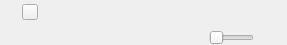
<?xml version="1.0" encoding="UTF-8"?>
<ui version="4.0">
 <class>ChipItem</class>
 <widget class="QWidget" name="ChipItem">
  <property name="geometry">
   <rect>
    <x>0</x>
    <y>0</y>
    <width>284</width>
    <height>45</height>
   </rect>
  </property>
  <property name="minimumSize">
   <size>
    <width>0</width>
    <height>0</height>
   </size>
  </property>
  <property name="maximumSize">
   <size>
    <width>16777215</width>
    <height>16777215</height>
   </size>
  </property>
  <property name="windowTitle">
   <string>ChipItem</string>
  </property>
  <property name="styleSheet">
   <string notr="true">
QPushButton#butMiddle{
	border:none;
	border-image:url(:/Resources/ItemToolbar/butMiddle.png);
}
QPushButton#butMiddle:hover{
	border-image:url(:/Resources/ItemToolbar/butMiddle_H.png);
}
QPushButton#butMiddle:disabled{
	border-image:url(:/Resources/ItemToolbar/butMiddle_D.png);
}


QPushButton#butScaleFull{
	border:none;
	border-image:url(:/Resources/ItemToolbar/butScaleFull.png);
}
QPushButton#butScaleFull:hover{
	border-image:url(:/Resources/ItemToolbar/butScaleFull_H.png);
}
QPushButton#butScaleFull:disabled{
	border-image:url(:/Resources/ItemToolbar/butScaleFull_D.png);
}


QPushButton#chkLockAspect{
	border:none;
	border-image:url(:/Resources/ItemToolbar/chkLockAspect.png);
}
QPushButton#chkLockAspect:hover{
	border-image:url(:/Resources/ItemToolbar/chkLockAspect_H.png);
}
QPushButton#chkLockAspect:disabled{
	border-image:url(:/Resources/ItemToolbar/chkLockAspect_D.png);
}
QPushButton#chkLockAspect:checked{
	border-image:url(:/Resources/ItemToolbar/chkLockAspect_C.png);
}
QPushButton#chkLockAspect:hover:checked{
	border-image:url(:/Resources/ItemToolbar/chkLockAspect_H_C.png);
}
QPushButton#chkLockAspect:disabled:checked{
	border-image:url(:/Resources/ItemToolbar/chkLockAspect_D_C.png);
}

QPushButton#chkLockPos{
	border:none;
	border-image:url(:/Resources/ItemToolbar/chkLockPos.png);
}
QPushButton#chkLockPos:hover{
	border-image:url(:/Resources/ItemToolbar/chkLockPos_H.png);
}
QPushButton#chkLockPos:disabled{
	border-image:url(:/Resources/ItemToolbar/chkLockPos_D.png);
}
QPushButton#chkLockPos:checked{
	border-image:url(:/Resources/ItemToolbar/chkLockPos_C.png);
}
QPushButton#chkLockPos:hover:checked{
	border-image:url(:/Resources/ItemToolbar/chkLockPos_H_C.png);
}
QPushButton#chkLockPos:disabled:checked{
	border-image:url(:/Resources/ItemToolbar/chkLockPos_D_C.png);
}

QPushButton#chkLockSize{
	border:none;
	border-image:url(:/Resources/ItemToolbar/chkLockSize.png);
}
QPushButton#chkLockSize:hover{
	border-image:url(:/Resources/ItemToolbar/chkLockSize_H.png);
}
QPushButton#chkLockSize:disabled{
	border-image:url(:/Resources/ItemToolbar/chkLockSize_D.png);
}
QPushButton#chkLockSize:checked{
	border-image:url(:/Resources/ItemToolbar/chkLockSize_C.png);
}
QPushButton#chkLockSize:hover:checked{
	border-image:url(:/Resources/ItemToolbar/chkLockSize_H_C.png);
}
QPushButton#chkLockSize:disabled:checked{
	border-image:url(:/Resources/ItemToolbar/chkLockSize_D_C.png);
}

QPushButton#chkLockAngle{
	border:none;
	border-image:url(:/Resources/ItemToolbar/chkLockAngle.png);
}
QPushButton#chkLockAngle:hover{
	border-image:url(:/Resources/ItemToolbar/chkLockAngle_H.png);
}
QPushButton#chkLockAngle:disabled{
	border-image:url(:/Resources/ItemToolbar/chkLockAngle_D.png);
}
QPushButton#chkLockAngle:checked{
	border-image:url(:/Resources/ItemToolbar/chkLockAngle_C.png);
}
QPushButton#chkLockAngle:hover:checked{
	border-image:url(:/Resources/ItemToolbar/chkLockAngle_H_C.png);
}
QPushButton#chkLockAngle:disabled:checked{
	border-image:url(:/Resources/ItemToolbar/chkLockAngle_D_C.png);
}


QPushButton#chkHideChip{
	border:none;
	border-image:url(:/Resources/ItemToolbar/chkHideChip.png);
}
QPushButton#chkHideChip:hover{
	border-image:url(:/Resources/ItemToolbar/chkHideChip_H.png);
}
QPushButton#chkHideChip:disabled{
	border-image:url(:/Resources/ItemToolbar/chkHideChip_D.png);
}
QPushButton#chkHideChip:checked{
	border-image:url(:/Resources/ItemToolbar/chkHideChip_C.png);
}
QPushButton#chkHideChip:hover:checked{
	border-image:url(:/Resources/ItemToolbar/chkHideChip_H_C.png);
}
QPushButton#chkHideChip:disabled:checked{
	border-image:url(:/Resources/ItemToolbar/chkHideChip_D_C.png);
}
</string>
  </property>
  <layout class="QHBoxLayout" name="horizontalLayout_2">
   <property name="spacing">
    <number>0</number>
   </property>
   <property name="margin">
    <number>0</number>
   </property>
   <item>
    <widget class="QWidget" name="widget_3" native="true">
     <layout class="QGridLayout" name="gridLayout_2">
      <property name="margin">
       <number>0</number>
      </property>
      <property name="spacing">
       <number>0</number>
      </property>
      <item row="0" column="1">
       <widget class="QLabel" name="label_2">
        <property name="minimumSize">
         <size>
          <width>22</width>
          <height>22</height>
         </size>
        </property>
        <property name="maximumSize">
         <size>
          <width>22</width>
          <height>22</height>
         </size>
        </property>
        <property name="styleSheet">
         <string notr="true"/>
        </property>
        <property name="text">
         <string/>
        </property>
       </widget>
      </item>
      <item row="1" column="1">
       <widget class="QLabel" name="label">
        <property name="text">
         <string/>
        </property>
       </widget>
      </item>
      <item row="0" column="0" rowspan="2">
       <layout class="QGridLayout" name="gridLayout">
        <item row="0" column="0">
         <widget class="QWidget" name="widget" native="true">
          <property name="styleSheet">
           <string notr="true"/>
          </property>
          <layout class="QVBoxLayout" name="verticalLayout">
           <property name="spacing">
            <number>0</number>
           </property>
           <property name="margin">
            <number>0</number>
           </property>
           <item>
            <layout class="QHBoxLayout" name="horizontalLayout">
             <property name="spacing">
              <number>2</number>
             </property>
             <property name="leftMargin">
              <number>5</number>
             </property>
             <property name="rightMargin">
              <number>0</number>
             </property>
             <item>
              <widget class="QPushButton" name="chkHideChip">
               <property name="minimumSize">
                <size>
                 <width>15</width>
                 <height>15</height>
                </size>
               </property>
               <property name="maximumSize">
                <size>
                 <width>15</width>
                 <height>15</height>
                </size>
               </property>
               <property name="toolTip">
                <string/>
               </property>
               <property name="styleSheet">
                <string notr="true">QPushButton#chkHideChip{
	
	color: rgb(254, 161, 24);
	border:none;
	border-image: url(:/Chip_chkHide/Resources/Chip/chkHideChip.png);
}
QPushButton#chkHideChip:hover{
	border-image:url(:/Chip_chkHide/Resources/Chip/chkHideChip_H.png);
}
QPushButton#chkHideChip:disabled{
	border-image:url(:/Chip_chkHide/Resources/Chip/chkHideChip_D.png);
}
QPushButton#chkHideChip:checked{
	border-image:url(:/Chip_chkHide/Resources/Chip/chkHideChip_C.png);
}
QPushButton#chkHideChip:hover:checked{
	border-image:url(:/Chip_chkHide/Resources/Chip/chkHideChip_H_C.png);
}
QPushButton#chkHideChip:disabled:checked{
	border-image:url(:/Chip_chkHide/Resources/Chip/chkHideChip_D_C.png);
}</string>
               </property>
               <property name="text">
                <string/>
               </property>
               <property name="checkable">
                <bool>true</bool>
               </property>
              </widget>
             </item>
             <item>
              <widget class="QPushButton" name="pushButton_Revise_Txt">
               <property name="minimumSize">
                <size>
                 <width>16</width>
                 <height>16</height>
                </size>
               </property>
               <property name="maximumSize">
                <size>
                 <width>16</width>
                 <height>16</height>
                </size>
               </property>
               <property name="toolTip">
                <string/>
               </property>
               <property name="styleSheet">
                <string notr="true">QPushButton
{
	border-image: url(:/RdzbDemo/Resources/Chip/Captions.png);
}

QPushButton:hover
{
	
	border-image: url(:/RdzbDemo/Resources/Chip/Captions_H.png);
}

QPushButton:checked
{
	
	border-image: url(:/RdzbDemo/Resources/Chip/Captions_D.png);
}
</string>
               </property>
               <property name="text">
                <string/>
               </property>
              </widget>
             </item>
             <item>
              <widget class="QPushButton" name="butMiddle">
               <property name="minimumSize">
                <size>
                 <width>15</width>
                 <height>15</height>
                </size>
               </property>
               <property name="maximumSize">
                <size>
                 <width>15</width>
                 <height>15</height>
                </size>
               </property>
               <property name="toolTip">
                <string/>
               </property>
               <property name="styleSheet">
                <string notr="true">
QPushButton#butMiddle{
	color: rgb(254, 161, 24);
	border:none;
	border-image: url(:/Chip_Middle/Resources/Chip/butMiddle.png);
}
QPushButton#butMiddle:hover{
	border-image:url(:/Chip_Middle/Resources/Chip/butMiddle_H.png);
}
QPushButton#butMiddle:disabled{
	border-image:url(:/Chip_Middle/Resources/Chip/butMiddle_D.png);
}</string>
               </property>
               <property name="text">
                <string/>
               </property>
              </widget>
             </item>
             <item>
              <widget class="QPushButton" name="butScaleFull">
               <property name="minimumSize">
                <size>
                 <width>15</width>
                 <height>15</height>
                </size>
               </property>
               <property name="maximumSize">
                <size>
                 <width>15</width>
                 <height>15</height>
                </size>
               </property>
               <property name="toolTip">
                <string/>
               </property>
               <property name="styleSheet">
                <string notr="true">QPushButton#butScaleFull{
	color: rgb(254, 161, 24);
	image: url(:/Chip_ScaleFull/Resources/Chip/butScaleFull.png);
}
QPushButton#butScaleFull:hover{
	border-image: url(:/Chip_ScaleFull/Resources/Chip/butScaleFull_H.png);
}
QPushButton#butScaleFull:disabled{
	border-image:url(:/Chip_ScaleFull/Resources/Chip/butScaleFull_D.png);
}</string>
               </property>
              </widget>
             </item>
             <item>
              <widget class="QLabel" name="labSourceName">
               <property name="styleSheet">
                <string notr="true">color: rgb(255, 162, 0);
font: 75 12px &quot;微软雅黑&quot;;</string>
               </property>
               <property name="text">
                <string/>
               </property>
              </widget>
             </item>
             <item>
              <widget class="QPushButton" name="Up_Chip_pushButton">
               <property name="minimumSize">
                <size>
                 <width>20</width>
                 <height>20</height>
                </size>
               </property>
               <property name="maximumSize">
                <size>
                 <width>20</width>
                 <height>20</height>
                </size>
               </property>
               <property name="toolTip">
                <string/>
               </property>
               <property name="styleSheet">
                <string notr="true">QPushButton#Up_Chip_pushButton{
	border:none;
	border-image: url(:/Chip_Up/Resources/Chip/butUpChip.png);
}
QPushButton#Up_Chip_pushButton:hover{
	border-image: url(:/Chip_Up/Resources/Chip/butUpChip_H.png);
}
QPushButton#Up_Chip_pushButton:disabled{
	border-image: url(:/Chip_Up/Resources/Chip/butUpChip_D.png);
}</string>
               </property>
               <property name="text">
                <string/>
               </property>
              </widget>
             </item>
             <item>
              <widget class="QPushButton" name="Down_Chip_pushButton">
               <property name="minimumSize">
                <size>
                 <width>20</width>
                 <height>20</height>
                </size>
               </property>
               <property name="maximumSize">
                <size>
                 <width>20</width>
                 <height>20</height>
                </size>
               </property>
               <property name="toolTip">
                <string/>
               </property>
               <property name="styleSheet">
                <string notr="true">QPushButton#Down_Chip_pushButton{
	border:none;
	border-image: url(:/Chip_Down/Resources/Chip/butDownChip.png);
}
QPushButton#Down_Chip_pushButton:hover{
	border-image: url(:/Chip_Down/Resources/Chip/butDownChip_H.png);
}
QPushButton#Down_Chip_pushButton:disabled{
	border-image: url(:/Chip_Down/Resources/Chip/butDownChip_D.png);
}</string>
               </property>
               <property name="text">
                <string/>
               </property>
              </widget>
             </item>
             <item>
              <widget class="QPushButton" name="Close_Chip_pushButton">
               <property name="minimumSize">
                <size>
                 <width>20</width>
                 <height>20</height>
                </size>
               </property>
               <property name="maximumSize">
                <size>
                 <width>20</width>
                 <height>20</height>
                </size>
               </property>
               <property name="toolTip">
                <string/>
               </property>
               <property name="styleSheet">
                <string notr="true">QPushButton#Close_Chip_pushButton{
	border:none;
	border-image: url(:/Chip_Close/Resources/Chip/butCloseChip.png);
}
QPushButton#Close_Chip_pushButton:hover{
	border-image: url(:/Chip_Close/Resources/Chip/butCloseChip_H.png);
}
QPushButton#Close_Chip_pushButton:disabled{
	border-image: url(:/Chip_Close/Resources/Chip/butCloseChip_D.png);
}</string>
               </property>
               <property name="text">
                <string/>
               </property>
              </widget>
             </item>
            </layout>
           </item>
          </layout>
         </widget>
        </item>
        <item row="1" column="0">
         <widget class="QWidget" name="Move_widget" native="true">
          <property name="minimumSize">
           <size>
            <width>0</width>
            <height>15</height>
           </size>
          </property>
          <property name="maximumSize">
           <size>
            <width>16777215</width>
            <height>15</height>
           </size>
          </property>
          <property name="styleSheet">
           <string notr="true">
QPushButton#butPlay{
	border:none;
	border-image:url(:/RdzbDemo/Resources/ItemOper/butPlay.png);
}
QPushButton#butPlay:hover{
	border-image:url(:/RdzbDemo/Resources/ItemOper/butPlay_H.png);
}
QPushButton#butPlay:disabled{
	border-image:url(:/RdzbDemo/Resources/ItemOper/butPlay_D.png);
}


QPushButton#butPause{
	border:none;
	border-image:url(:/RdzbDemo/Resources/ItemOper/butPause.png);
}
QPushButton#butPause:hover{
	border-image:url(:/RdzbDemo/Resources/ItemOper/butPause_H.png);
}
QPushButton#butPause:disabled{
	border-image:url(:/RdzbDemo/Resources/ItemOper/butPause_D.png);
}

QPushButton#butUsePlayRange{
	border:none;
	color: blue;
}
QPushButton#butSetPlayRange{
	border:none;
	color: blue;
}

QPushButton#butStop{
	border:none;
	border-image:url(:/RdzbDemo/Resources/ItemOper/butStop.png);
}
QPushButton#butStop:hover{
	border-image:url(:/RdzbDemo/Resources/ItemOper/butStop_H.png);
}
QPushButton#butStop:disabled{
	border-image:url(:/RdzbDemo/Resources/ItemOper/butStop_D.png);
}

QPushButton#chkMute{
	border:none;
	border-image:url(&quot;:/RdzbDemo/Resources/ItemOper/chkSpeaker.png&quot;);
}
QPushButton#chkMute:hover{
	border-image:url(&quot;:/RdzbDemo/Resources/ItemOper/chkSpeaker_H.png&quot;);
}
QPushButton#chkMute:disabled{
	border-image:url(&quot;:/RdzbDemo/Resources/ItemOper/chkSpeaker_D.png&quot;);
}
QPushButton#chkMute:checked{
	border:none;
	border-image:url(&quot;:/RdzbDemo/Resources/ItemOper/chkSpeaker_C.png&quot;);
}
QPushButton#chkMute:hover:checked{
	border-image:url(&quot;:/RdzbDemo/Resources/ItemOper/chkSpeaker_H_C.png&quot;);
}
QPushButton#chkMute:disabled:checked{
	border-image:url(&quot;:/RdzbDemo/Resources/ItemOper/chkSpeaker_D_C.png&quot;);
}</string>
          </property>
          <layout class="QHBoxLayout" name="horizontalLayout_5">
           <property name="spacing">
            <number>0</number>
           </property>
           <property name="leftMargin">
            <number>10</number>
           </property>
           <property name="topMargin">
            <number>0</number>
           </property>
           <property name="rightMargin">
            <number>10</number>
           </property>
           <property name="bottomMargin">
            <number>0</number>
           </property>
           <item>
            <widget class="QWidget" name="widget_4" native="true">
             <property name="minimumSize">
              <size>
               <width>30</width>
               <height>15</height>
              </size>
             </property>
             <property name="maximumSize">
              <size>
               <width>30</width>
               <height>15</height>
              </size>
             </property>
             <layout class="QHBoxLayout" name="horizontalLayout_3">
              <property name="spacing">
               <number>0</number>
              </property>
              <property name="leftMargin">
               <number>0</number>
              </property>
              <property name="topMargin">
               <number>0</number>
              </property>
              <property name="rightMargin">
               <number>2</number>
              </property>
              <property name="bottomMargin">
               <number>0</number>
              </property>
              <item>
               <widget class="QWidget" name="widget_2" native="true">
                <property name="minimumSize">
                 <size>
                  <width>15</width>
                  <height>15</height>
                 </size>
                </property>
                <property name="maximumSize">
                 <size>
                  <width>15</width>
                  <height>15</height>
                 </size>
                </property>
                <widget class="QPushButton" name="butPlay">
                 <property name="enabled">
                  <bool>true</bool>
                 </property>
                 <property name="geometry">
                  <rect>
                   <x>0</x>
                   <y>0</y>
                   <width>15</width>
                   <height>15</height>
                  </rect>
                 </property>
                 <property name="minimumSize">
                  <size>
                   <width>15</width>
                   <height>15</height>
                  </size>
                 </property>
                 <property name="maximumSize">
                  <size>
                   <width>15</width>
                   <height>15</height>
                  </size>
                 </property>
                </widget>
                <widget class="QPushButton" name="butPause">
                 <property name="enabled">
                  <bool>false</bool>
                 </property>
                 <property name="geometry">
                  <rect>
                   <x>0</x>
                   <y>0</y>
                   <width>15</width>
                   <height>15</height>
                  </rect>
                 </property>
                 <property name="minimumSize">
                  <size>
                   <width>15</width>
                   <height>15</height>
                  </size>
                 </property>
                 <property name="maximumSize">
                  <size>
                   <width>15</width>
                   <height>15</height>
                  </size>
                 </property>
                </widget>
                <zorder>butPause</zorder>
                <zorder>butPlay</zorder>
               </widget>
              </item>
              <item>
               <widget class="QPushButton" name="butStop">
                <property name="enabled">
                 <bool>false</bool>
                </property>
                <property name="minimumSize">
                 <size>
                  <width>15</width>
                  <height>15</height>
                 </size>
                </property>
                <property name="maximumSize">
                 <size>
                  <width>15</width>
                  <height>15</height>
                 </size>
                </property>
               </widget>
              </item>
             </layout>
            </widget>
           </item>
           <item>
            <widget class="CRangeSlider" name="widPlayProgress" native="true">
             <property name="sizePolicy">
              <sizepolicy hsizetype="MinimumExpanding" vsizetype="Preferred">
               <horstretch>0</horstretch>
               <verstretch>0</verstretch>
              </sizepolicy>
             </property>
             <property name="minimumSize">
              <size>
               <width>150</width>
               <height>0</height>
              </size>
             </property>
             <property name="maximumSize">
              <size>
               <width>16777215</width>
               <height>16777215</height>
              </size>
             </property>
            </widget>
           </item>
           <item>
            <widget class="QWidget" name="widget_5" native="true">
             <property name="minimumSize">
              <size>
               <width>65</width>
               <height>15</height>
              </size>
             </property>
             <property name="maximumSize">
              <size>
               <width>60</width>
               <height>15</height>
              </size>
             </property>
             <layout class="QHBoxLayout" name="horizontalLayout_4">
              <property name="spacing">
               <number>2</number>
              </property>
              <property name="leftMargin">
               <number>2</number>
              </property>
              <property name="topMargin">
               <number>0</number>
              </property>
              <property name="rightMargin">
               <number>0</number>
              </property>
              <property name="bottomMargin">
               <number>0</number>
              </property>
              <item>
               <widget class="QPushButton" name="chkMute">
                <property name="minimumSize">
                 <size>
                  <width>15</width>
                  <height>15</height>
                 </size>
                </property>
                <property name="maximumSize">
                 <size>
                  <width>15</width>
                  <height>15</height>
                 </size>
                </property>
                <property name="checkable">
                 <bool>true</bool>
                </property>
                <property name="checked">
                 <bool>false</bool>
                </property>
               </widget>
              </item>
              <item>
               <widget class="QSlider" name="horizontalSlider">
                <property name="enabled">
                 <bool>true</bool>
                </property>
                <property name="minimumSize">
                 <size>
                  <width>45</width>
                  <height>0</height>
                 </size>
                </property>
                <property name="maximumSize">
                 <size>
                  <width>45</width>
                  <height>16777215</height>
                 </size>
                </property>
                <property name="styleSheet">
                 <string notr="true">QSlider  
{  
}  
  
QSlider::groove:horizontal  
{  
    height: 2px;  
	border-image: url(:/Audio/Resources/Audio/VolumeTrack.png);
    margin: 2px 0  
}  

 QSlider::sub-page:horizontal 
{
	height: 2px;  
    border-image: url(:/Audio/Resources/Audio/VolumeProgress.png);
	margin: 2px 0  
}

 QSlider::handle:horizontal {
     width: 10px;
	 height:5px;
     margin: 5px px 5px px;  
	 border-image: url(:/Audio/Resources/Audio/volume_sphere.png);
     margin: -4 0px; /* expand outside the groove */
 }

 QSlider::handle:horizontal:hover {
    width: 10px;
	 height:5px;
     margin: 5px px 5px px;    
	 border-image: url(:/Audio/Resources/Audio/volume_sphere_H.png);
     margin: -4 0px; /* expand outside the groove */
 }

QSlider::handle:horizontal:checked
{
	 width: 10px;
	 height:5px;
     margin: 5px px 5px px;   
	 border-image: url(:/Audio/Resources/Audio/volume_sphere_C.png);
     margin: -4 0px; /* expand outside the groove */
}

QSlider::handle:horizontal:disabled
{
	 width: 10px;
	 height:5px;
     margin: 5px px 5px px;    
	 border-image: url(:/Audio/Resources/Audio/volume_sphere_D.png);
      margin: -4 0px; /* expand outside the groove */
}</string>
                </property>
                <property name="minimum">
                 <number>1</number>
                </property>
                <property name="maximum">
                 <number>100</number>
                </property>
                <property name="orientation">
                 <enum>Qt::Horizontal</enum>
                </property>
               </widget>
              </item>
             </layout>
            </widget>
           </item>
          </layout>
         </widget>
        </item>
       </layout>
      </item>
     </layout>
    </widget>
   </item>
  </layout>
 </widget>
 <layoutdefault spacing="6" margin="11"/>
 <customwidgets>
  <customwidget>
   <class>CRangeSlider</class>
   <extends>QWidget</extends>
   <header location="global">crangeslider.h</header>
   <container>1</container>
  </customwidget>
 </customwidgets>
 <resources>
  <include location="rdzbdemo.qrc"/>
 </resources>
 <connections/>
</ui>
